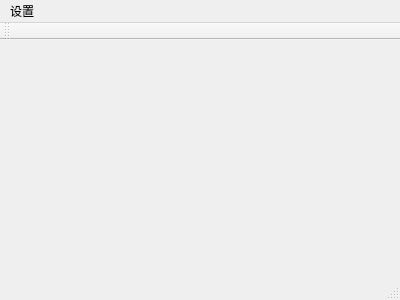
<?xml version="1.0" encoding="UTF-8"?>
<ui version="4.0">
 <class>MainWindow</class>
 <widget class="QMainWindow" name="MainWindow">
  <property name="geometry">
   <rect>
    <x>0</x>
    <y>0</y>
    <width>400</width>
    <height>300</height>
   </rect>
  </property>
  <property name="windowTitle">
   <string>MainWindow</string>
  </property>
  <widget class="QWidget" name="centralWidget"/>
  <widget class="QMenuBar" name="menuBar">
   <property name="geometry">
    <rect>
     <x>0</x>
     <y>0</y>
     <width>400</width>
     <height>17</height>
    </rect>
   </property>
   <widget class="QMenu" name="menu">
    <property name="title">
     <string>设置</string>
    </property>
    <addaction name="option"/>
   </widget>
   <addaction name="menu"/>
  </widget>
  <widget class="QToolBar" name="mainToolBar">
   <attribute name="toolBarArea">
    <enum>TopToolBarArea</enum>
   </attribute>
   <attribute name="toolBarBreak">
    <bool>false</bool>
   </attribute>
  </widget>
  <widget class="QStatusBar" name="statusBar"/>
  <action name="option">
   <property name="text">
    <string>选项(&amp;O)</string>
   </property>
  </action>
 </widget>
 <layoutdefault spacing="6" margin="11"/>
 <resources/>
 <connections/>
</ui>
